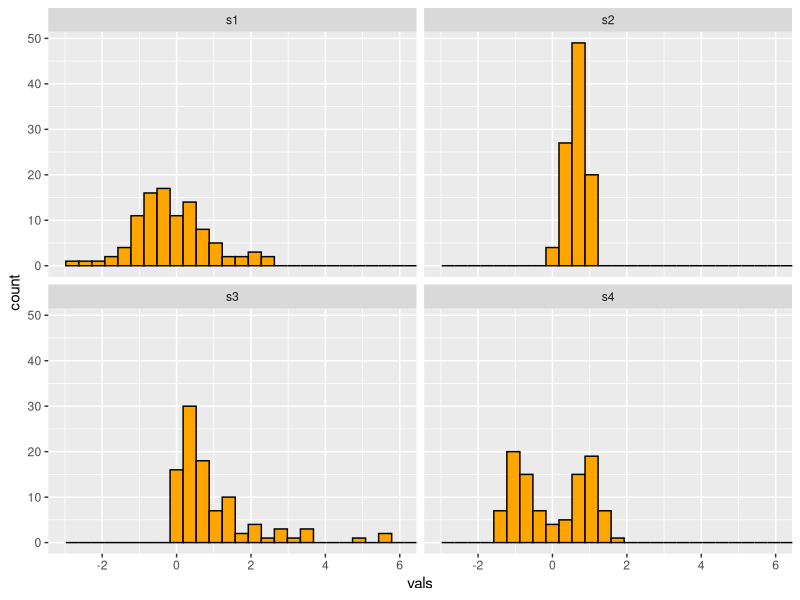
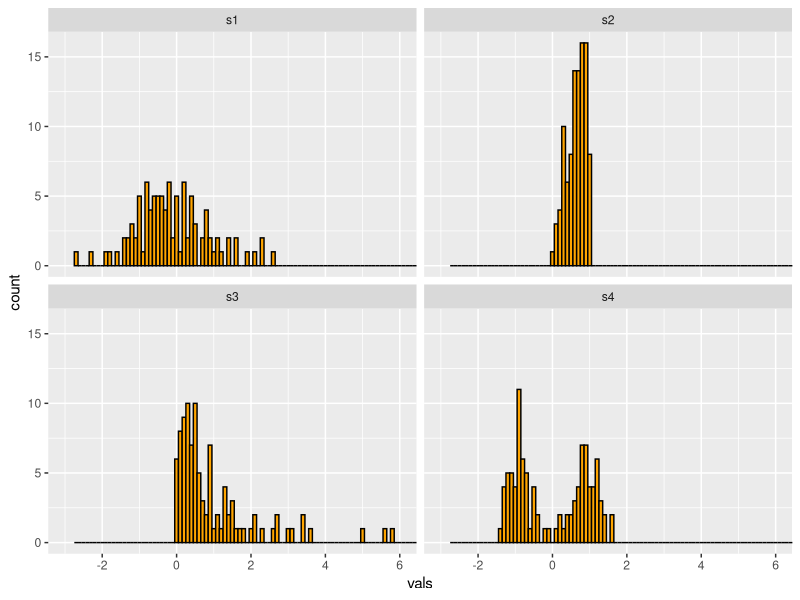
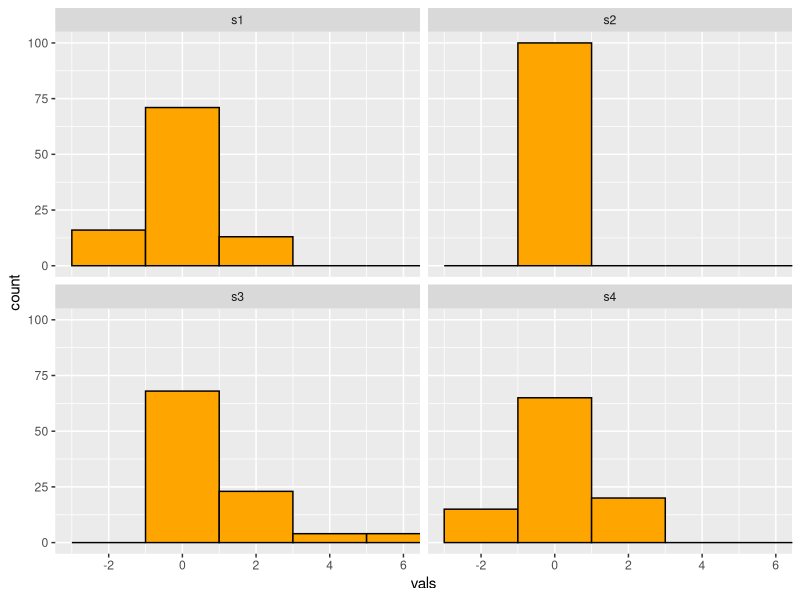
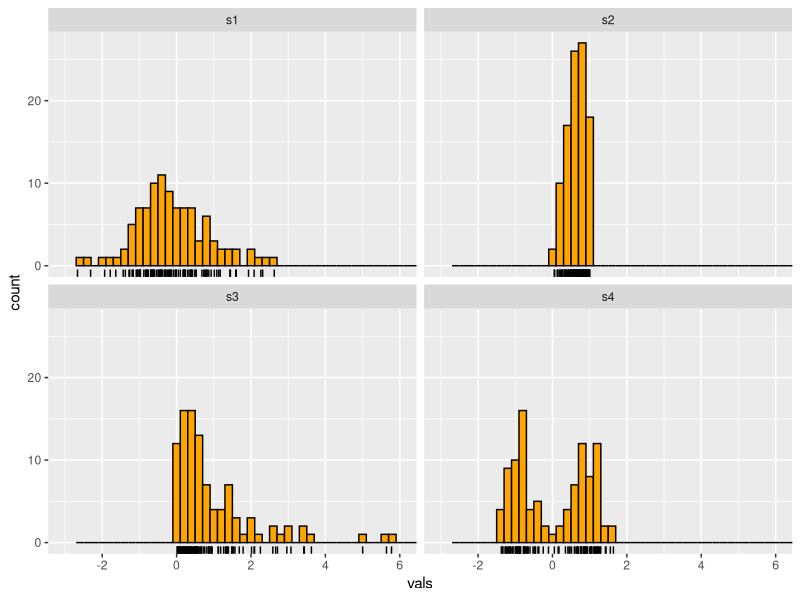
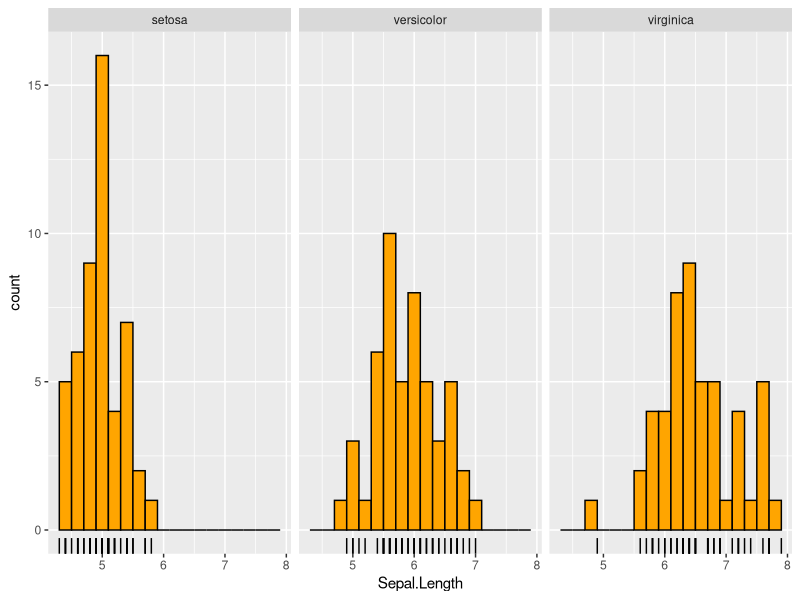
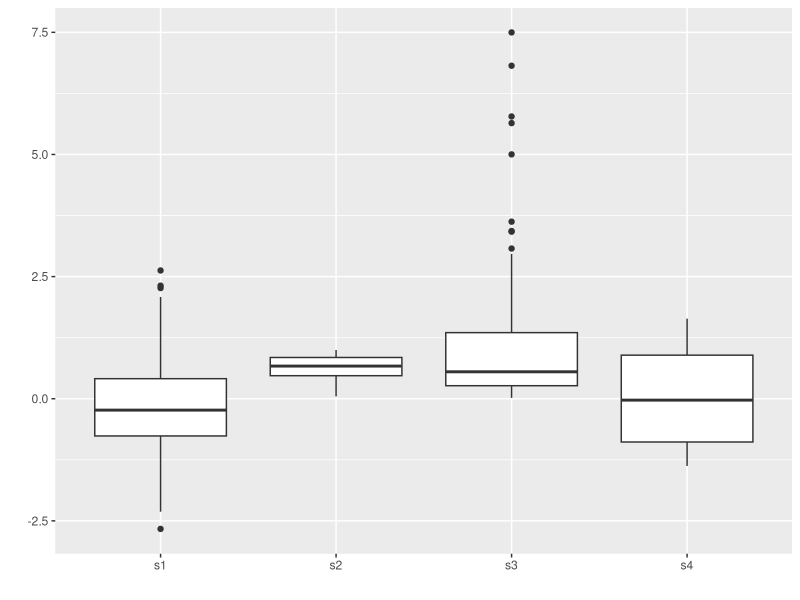
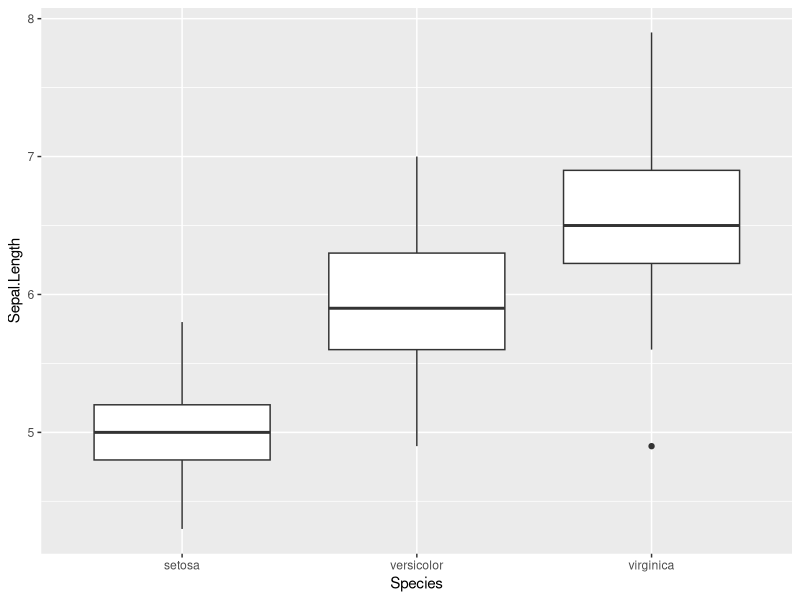
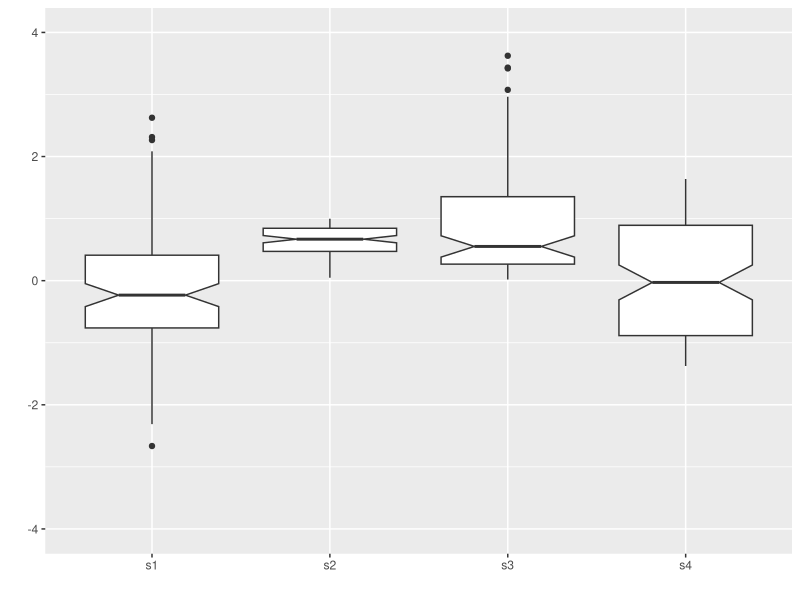

Recreate these plots in R, in order.
## ---- chunk 1
options(htmltools.dir.version = FALSE)
## ---- chunk 2
library(tidyverse)
## ---- chunk 3
# Generate sample data 
set.seed(25052020)
# normal
s1 <- rnorm(100)
s2 <- rbeta(100, 2, 1)
s3 <- rexp(100)
# mixture
s4 <- rnorm(100, rep(c(-1, 1), each = 50) * sqrt(0.9), sqrt(0.1))
four <- data.frame(
dist = factor(rep(c("s1", "s2", "s3", "s4"),
each = 100),
c("s1", "s2", "s3", "s4")),
vals = c(s1, s2, s3, s4)
)



## ---- chunk 4
ggplot(four, aes(x = vals)) + 
geom_histogram(fill = "orange", colour = "black") + 
coord_cartesian(xlim = c(-3, 6)) + 
facet_wrap(~ dist) 
## ---- chunk 5
ggplot(four, aes(x = vals)) +
geom_histogram(binwidth = .1, fill = "orange", colour = "black") +
coord_cartesian(xlim = c(-3, 6)) +
facet_wrap(~ dist)

## ---- chunk 6
ggplot(four, aes(x = vals)) +
geom_histogram(binwidth = 2, fill = "orange", colour = "black") +
coord_cartesian(xlim = c(-3, 6)) +
facet_wrap(~ dist)

## ---- chunk 7
ggplot(four, aes(x = vals)) +
geom_histogram(binwidth = .2, fill = "orange", colour = "black") +
geom_rug() +
coord_cartesian(xlim = c(-3,6)) +
facet_wrap(~ dist)
## ---- chunk 8
ggplot(iris, aes(x = Sepal.Length)) +
geom_histogram(binwidth = .2, fill = "orange", colour = "black") +
geom_rug() +
facet_wrap(~ Species)
## ---- chunk 9
ggplot(four, aes(y = vals, x = dist)) +
geom_boxplot() +
scale_x_discrete(name="") +
scale_y_continuous(name="") 

## ---- chunk 10
ggplot(iris, aes(y = Sepal.Length, x = Species)) +
geom_boxplot() 
## ---- chunk 11
ggplot(four, aes(y = vals, x = dist)) +
geom_boxplot(notch = T) +
scale_x_discrete(name = "") +
scale_y_continuous(name = "") +
coord_cartesian(ylim = c(-4,4))
## ---- chunk 12
ggplot(iris, aes(y = Sepal.Length, x = Species)) +
geom_boxplot(notch = T) 
## ---- chunk 13
ggplot(four, aes(x = dist, y = vals)) +
geom_boxplot() +
stat_summary(fun.y = mean,
geom = "point",
shape = 18,
size = 4,
colour = "lightseagreen") +
coord_cartesian(ylim = c(-4, 4))

## ---- chunk 14
ggplot(iris, aes(y = Sepal.Length, x = Species)) +
geom_boxplot() +
  stat_summary(fun.y=mean)
## ---- chunk 15
ggplot(iris, aes(y = Sepal.Length, x = Species)) +
geom_boxplot() +
  stat_summary(fun.y=summary, colour="red")
## ---- chunk 16
ggplot(four, aes(x = dist, y = vals)) +
geom_jitter(position = position_jitter(height = 0, width = .1),
fill = "forestgreen",
colour = "forestgreen",
alpha = .5) +
stat_summary(fun.y = median,
fun.ymin = median,
fun.ymax = median,
geom = "crossbar",
width = 0.5) +
scale_x_discrete(name = "") +
scale_y_continuous(name = "") +
coord_cartesian(ylim = c(-4, 4))

## ---- chunk 17
ggplot(iris, aes(x = Species, y = Sepal.Length)) +
geom_jitter(position = position_jitter(height = 0, width = .1),
alpha = .5)+stat_summary(fun.y=mean, geom="crossbar", colour="red")
## ---- chunk 18
ggplot(four, aes(x = dist, y = vals)) +
geom_jitter(position = position_jitter(height = 0, width = .1),
fill = "forestgreen",
colour = "forestgreen",
alpha = .5) +
stat_summary(fun.y = median,
fun.ymin = median,
fun.ymax = median,
geom = "crossbar",
width = 0.5) +
scale_x_discrete(name = "") +
scale_y_continuous(name = "") +
coord_cartesian(ylim = c(-4, 4))
## ---- chunk 19
ggplot(four, aes(x = dist, y = vals)) +
geom_dotplot(stackdir = "center",
binaxis = "y",
binwidth = .1,
binpositions = "all",
stackratio = 1.5,
fill = "#7570b3",
colour = "#7570b3") +
scale_x_discrete(name = "") +
scale_y_continuous(name = "") +
coord_cartesian(ylim = c(-4, 4))+stat_summary(fun.y=median, geom="crossbar", colour="red")
## ---- chunk 20
ggplot(iris, aes(x = Species, 
                 y = Sepal.Length)) +
geom_dotplot(stackdir = "center",
binaxis = "y", binwidth = .1,
binpositions = "all",
stackratio = 1.5,
fill = "#7570b3", colour = "#7570b3")
## ---- chunk 21
ggplot(iris, aes(x = Species, 
                 y = Sepal.Length)) +
geom_dotplot(stackdir = "center",
binaxis = "y", binwidth = .05,
binpositions = "all",
stackratio = 1.5,
fill = "#7570b3", colour = "#7570b3")
## ---- chunk 22
ggplot(four, aes(x = dist, y = vals)) +
geom_dotplot(stackdir = "center",
binaxis = "y",
binwidth = .1,
binpositions = "all",
stackratio = 1.5,
fill = "orange",
colour = "orange") +
scale_x_discrete(name = "") +
scale_y_continuous(name = "") +
coord_cartesian(ylim = c(-4, 4))+stat_summary(fun.y=median, geom="crossbar", colour="red")
## ---- chunk 23
#install.packages("ggbeeswarm")
library(ggbeeswarm)
ggplot(four, aes(x = dist, y = vals)) +
geom_quasirandom(fill = "forestgreen",
colour = "forestgreen") +
scale_x_discrete(name = "") +
scale_y_continuous(name = "") +
coord_cartesian(ylim = c(-4, 4))
## ---- chunk 24
ggplot(four, aes(y = vals, x = dist)) +
geom_boxplot(outlier.shape = NA) +
geom_dotplot(binaxis = 'y',
stackdir = 'center',
stackratio = 1.5,
binwidth = .1,
binpositions = "all",
dotsize = 1,
alpha = .75,
fill = "forestgreen",
colour = "forestgreen",
na.rm = TRUE) +
scale_x_discrete(name = "") +
scale_y_continuous(name = "") +
coord_cartesian(ylim = c(-4, 4))

## ---- chunk 25
ggplot(iris, aes(y = Sepal.Length, x = Species)) +
geom_boxplot(outlier.shape = NA) +
geom_dotplot(binaxis = 'y',
stackdir = 'center', fill = "#7570b3", colour = "#7570b3", 
binwidth = .05) 
## ---- chunk 26
ggplot(four, aes(y = vals, x = dist)) +
geom_boxplot(outlier.shape = NA) +
geom_dotplot(binaxis = 'y',
stackdir = 'center',
stackratio = 1.5,
binwidth = .1,
binpositions = "all",
dotsize = 1,
alpha = .75,
fill = "orange",
colour = "orange",
na.rm = TRUE) +
scale_x_discrete(name = "") +
scale_y_continuous(name = "") +
coord_cartesian(ylim = c(-4, 4))

## ---- chunk 27
ggplot(four, aes(y = vals, x = dist)) +
geom_boxplot(outlier.shape = NA, width = .5) +
geom_jitter(fill = "forestgreen",
colour = "forestgreen",
na.rm = TRUE,
position = position_jitter(height = 0, width = .1),
alpha = .5) +
scale_x_discrete(name = "") +
scale_y_continuous(name = "") +
coord_cartesian(ylim = c(-4, 4))

## ---- chunk 28
ggplot(iris, aes(y = Sepal.Length, x = Species)) +
geom_boxplot(outlier.shape = NA, width = .5) +
geom_jitter(fill = "#7570b3", colour = "#7570b3",
position = position_jitter(height = 0, width = .1), alpha = .5) 
## ---- chunk 29
ggplot(four, aes(x = vals)) + geom_density(fill = "forestgreen") + coord_cartesian(xlim = c(-5, 5)) + facet_wrap(~ dist)
## ---- chunk 30
ggplot(four, aes(x = vals)) + geom_density(fill = "forestgreen") + coord_cartesian(xlim = c(-5, 5)) + facet_wrap(~ dist)

## ---- chunk 31
ggplot(four, aes(x = vals, fill = dist)) +
geom_density(alpha = .5)
## ---- chunk 32
ggplot(iris, aes(x = Sepal.Length)) + 
  geom_density(fill = "#7570b3") + 
  facet_wrap(~ Species)
## ---- chunk 33
ggplot(iris, aes(x = Sepal.Length, 
                 fill=Species)) + 
  geom_density(alpha=0.5)
## ---- chunk 34
ggplot(four, aes(x = vals)) + geom_density(fill = "forestgreen") + coord_cartesian(xlim = c(-5, 5)) + facet_wrap(~ dist)
## ---- chunk 35
ggplot(four, aes(x = vals)) +
geom_histogram(aes(y = ..density..),
binwidth = .5,
colour = "black",
fill = "white") +
geom_density(alpha = .5, fill = "forestgreen") +
coord_cartesian(xlim = c(-5,5)) +
facet_wrap(~ dist)
## ---- chunk 36
ggplot(iris, aes(x = Sepal.Length)) +
geom_histogram(aes(y = ..density..),
binwidth = .5, colour = "black",
fill = "white") +
geom_density(alpha = .5, fill = "#7570b3") +
facet_wrap(~ Species)
## ---- chunk 37
ggplot(four, aes(x = vals)) + geom_density(fill = "orange") + coord_cartesian(xlim = c(-5, 5)) + facet_wrap(~ dist)
## ---- chunk 38
ggplot(four, aes(x = dist, y = vals)) +
geom_violin(color = NA,
fill = "forestgreen",
na.rm = TRUE,
scale = "count") + 
coord_cartesian(ylim = c(-4, 4))
## ---- chunk 39
ggplot(iris, aes(x = Species, y = Sepal.Length)) +
geom_violin(color = NA,
fill = "#7570b3", na.rm = TRUE,
scale = "count") 
## ---- chunk 40
ggplot(four, aes(x = dist, y = vals)) +
geom_violin(color = NA,
fill = "orange",
na.rm = TRUE,
scale = "count") + 
coord_cartesian(ylim = c(-4, 4))
## ---- chunk 41
ggplot(four, aes(x = dist, y = vals)) +
geom_boxplot(outlier.size = 2,
colour = "forestgreen",
fill = "black",
na.rm = TRUE,
width = .1) +
geom_violin(alpha = .2,
fill = "forestgreen",
colour = NA,
na.rm = TRUE) +
coord_cartesian(ylim = c(-4, 4))
## ---- chunk 42
ggplot(iris, aes(x = Species, y = Sepal.Length)) +
geom_boxplot(outlier.size = 2, colour="#7570b3", width=.1) +
geom_violin(alpha = .2, fill = "#7570b3") 
## ---- chunk 43
ggplot(four, aes(x = vals)) + geom_density(fill = "forestgreen") + coord_cartesian(xlim = c(-5, 5)) + facet_grid(rows = vars(dist))
## ---- chunk 44
library(ggridges)
ggplot(four, aes(x = vals, y = dist)) +
geom_density_ridges(scale = 0.9,
fill = "forestgreen",
alpha = .5)
## ---- chunk 45
library(ggridges)
ggplot(iris, aes(x = Sepal.Length, y = Species)) +
geom_density_ridges(scale = 0.9,
fill = "#7570b3", alpha = .5)
## ---- chunk 46
ggplot(four, aes(x = vals, y = dist)) +
geom_density_ridges(scale = 0.9,
fill = "orange",
alpha = .5)
## ---- chunk 47
library(ggridges)
ggplot(four, aes(x = vals, y = dist)) +
geom_density_ridges(scale = 0.9,
position= "raincloud",
fill = "forestgreen",
jittered_points = TRUE,
alpha = .5)
## ---- chunk 48
library(ggridges)
ggplot(iris, aes(x = Sepal.Length, y = Species)) +
geom_density_ridges(scale = 0.9,
                    position= "raincloud",
                    jittered_points = TRUE,
fill = "#7570b3", alpha = .5)
